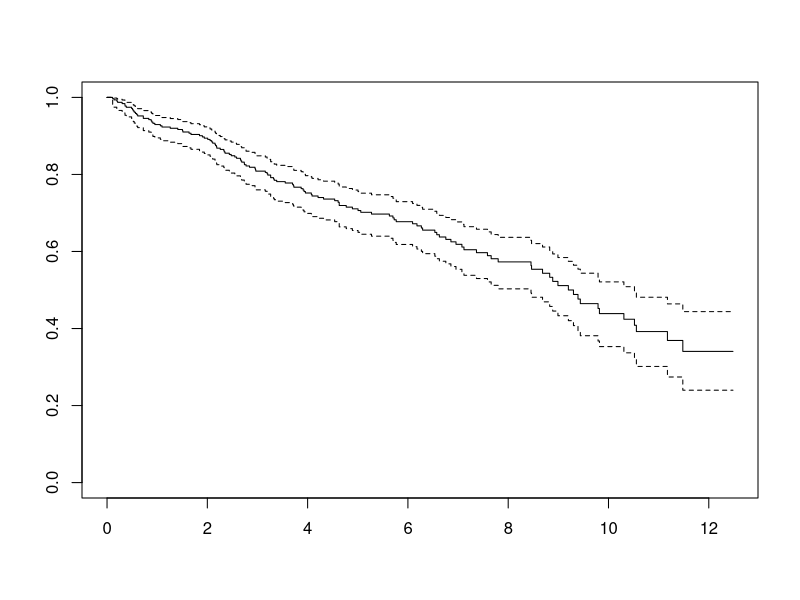
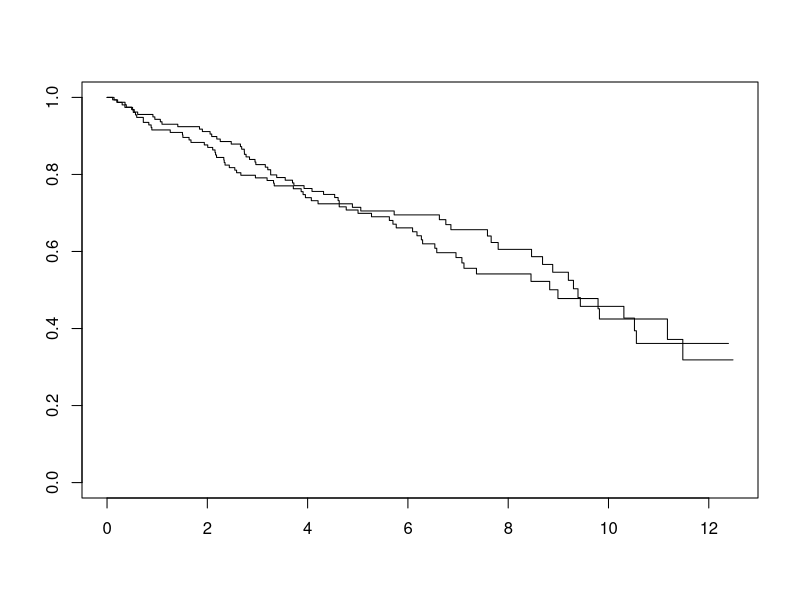
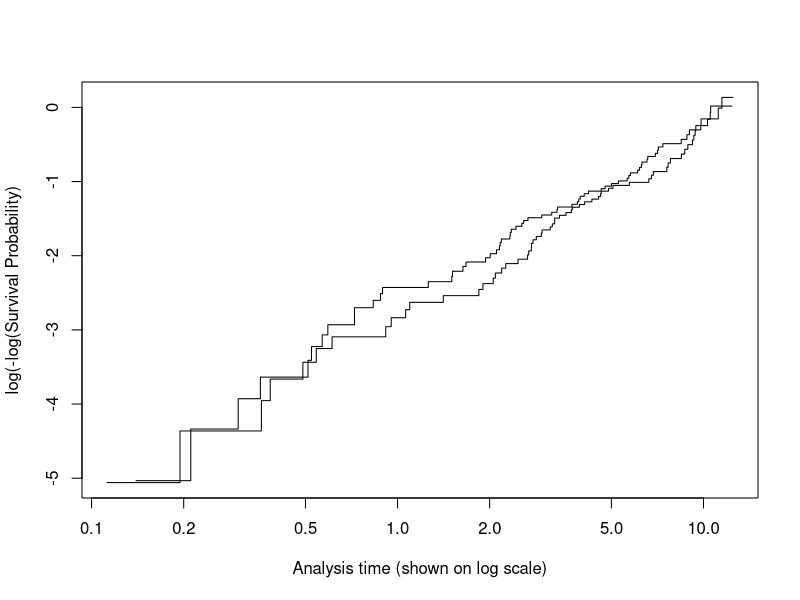
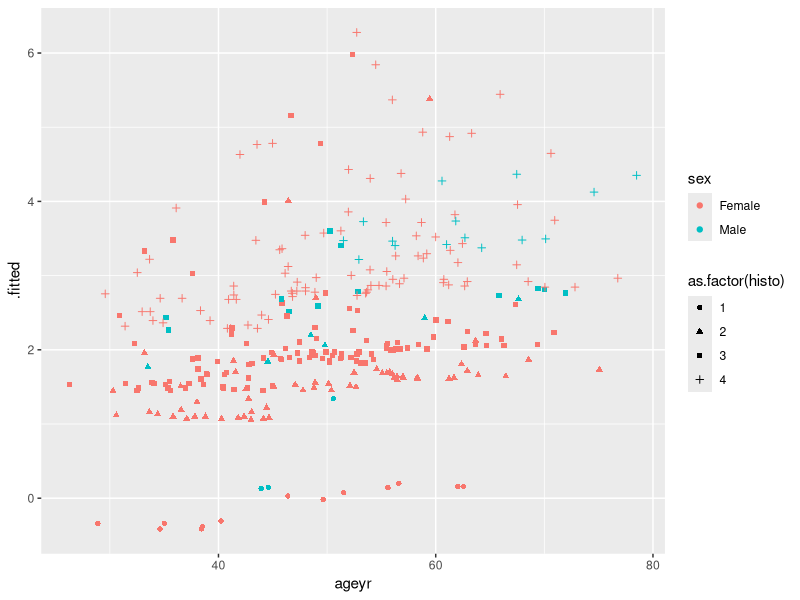
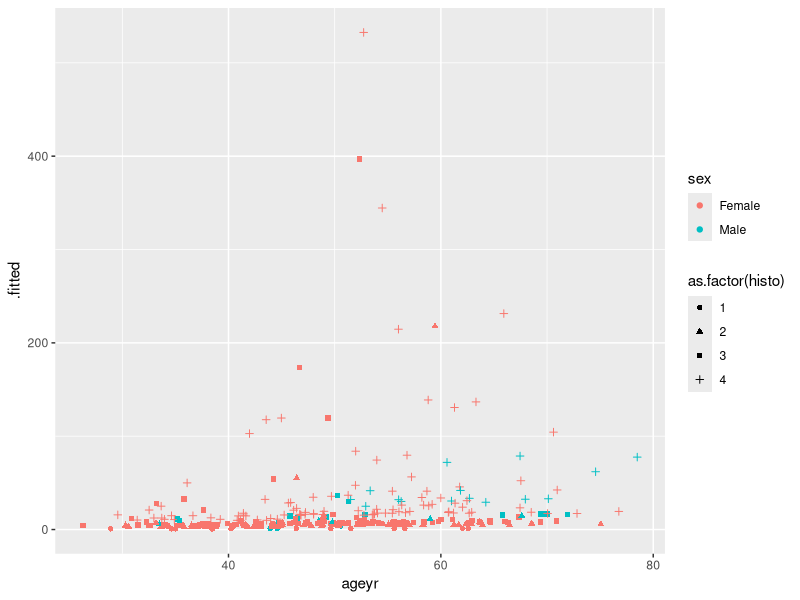
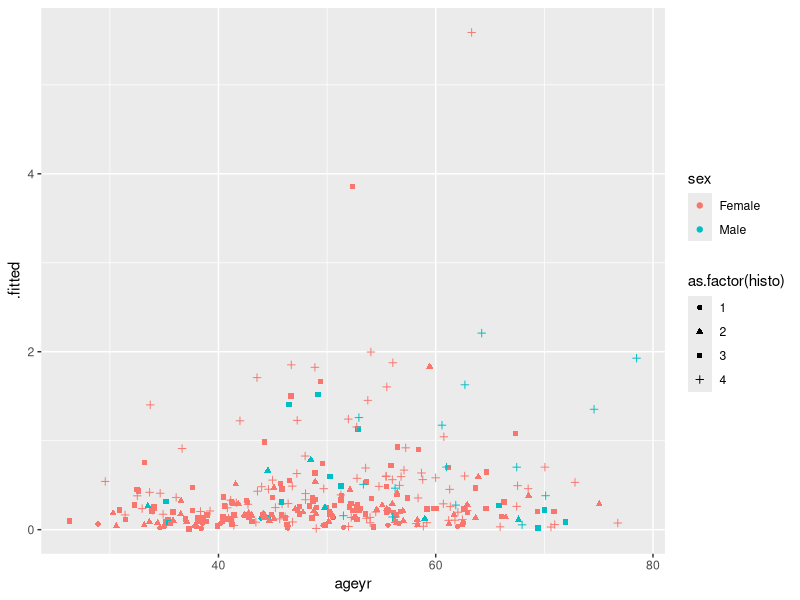
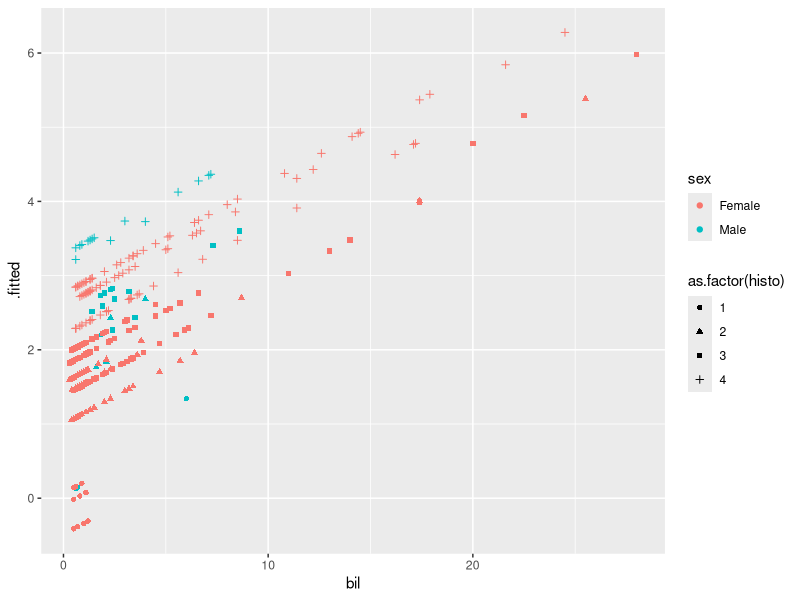
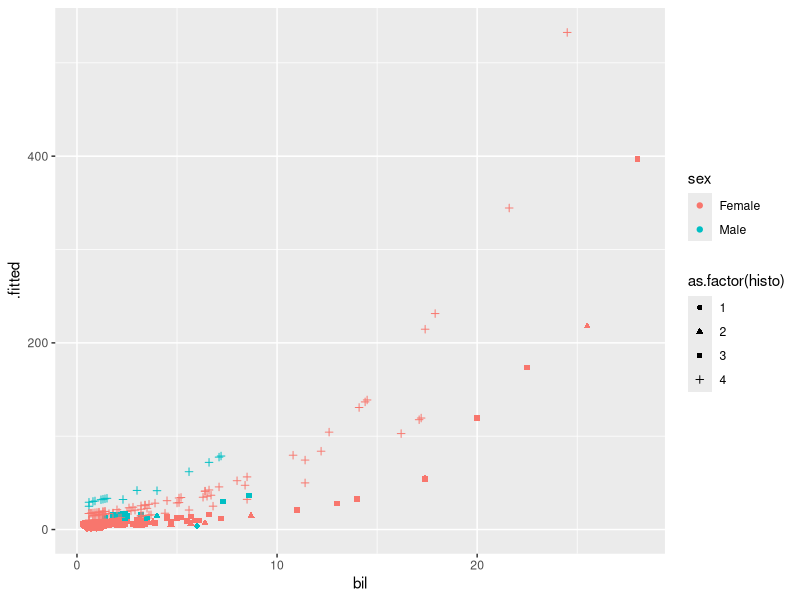

Source code (R) for these figures, in order:
#' ---
#' title: "140.623.01 - Statistical Methods in Public Health III"
#' subtitle: "Assignment 2: Survival in Primary Biliary Cirrhosis"
#' author: "Martin Skarzynski"
#' institute: Johns Hopkins School of Public Health
#' date: March 8, 2018
#' ---

#' ## Learning Objectives:

#' Students who successfully complete this section will be able to:
#' - To evaluate whether the drug DPCA prolongs life in patients.
#' - To identify baseline characteristics of patients which predict longer survival.
#' - Analyze the survival time data (without grouping) by the Kaplan-Meier estimate of the
#' survival function, the log- rank statistic, and Cox proportional hazards model.
#' - Check the estimated model for its consistency with the observed data; in particular, check
#' the proportional hazards assumption using the complementary log-log plot of the
#' estimated survival function.
#' - Summarize the findings for public health readers and document and archive the steps of
#' the statistical analysis by creating a script file in R.

#' 
#' ## Data Set:

#' Between January 1974 and May 1984, a double-blinded randomized trial on patients with primary biliary cirrhosis (PBC) of the liver was conducted at the Mayo clinic. A total of 312 patients were randomized to either receive the drug D-penicillin (DPCA) or a placebo. Patients were followed until they died from PBC or until censoring, either because of administrative censoring (withdrawn alive at end of study), death not attributable to PBC, liver transplantation, or loss to follow-up. At baseline, a large number of clinical, biochemical, serological and histologic measurements were recorded on each patient. This data set is a subset of the original data, and includes information on each patient's time to death or censoring, treatment, age, gender, serum bilirubin, and histologic disease stage (1-4).

#' The variables included in this dataset include:
#'- case: unique patient ID number
#'- sex: 0 = male, 1 = female (coded as "Female" and "Male" in the csv file rather than 0/1)
#'- drug: 0 = placebo, 1 = DPCA
#'- bil : serum bilirubin in mg/dl
#'- survyr: time (in years) to death or censoring
#'- death: indicator = 1 if patient died, 0 if censored
#'- ageyr: age in years [continuous variable]
#'- histo: histologic disease stage (1 - 4) [categorical variable]
#'- agecat: age categories, coded as "< 45 yrs", "45 - 55 yrs", and ">= 55 yrs"

#' Also included in the data set for your possible use are the following indicator (dummy) variables:
#' 
#' Age Indicators (indicator versions of agecat):
#' - agegr_2: 1 if patient is 45-55 years old, 0 otherwise
#' - agegr_3: 1 if patient is >= 55 years old, 0 otherwise
#' Histologic Stage Indicators:
#' - hstage2: 1 if patient is in Stage 2, 0 otherwise
#' - hstage3: 1 if patient is in Stage 3, 0 otherwise
#' - hstage4: 1 if patient is in Stage 4, 0 otherwise
#' 

#' The data are stored in the csv data set pbctrial.csv, which may be
#' downloaded from the course website.

#' ## Methods:

#' Use the data set described above and the appropriate statistical analyses to address the specific
#' learning objectives listed on the first page.
#' Hints: The hints shown below are based on a dataset with the name pbcData, read in with the
#' following code. In the following list of commands, if you want to look at differences by other
#' variables than drug, you should change the variable name! Create a new .R file to type/run your
#' commands so that you will have a record of your analysis.
library(readr)
pbcData = read_csv("pbctrial.csv")

#' a. Explore the data using descriptive statistics:
#'- table()
#'- prop.table()
#'- summary() etc

dim(pbcData)
str(pbcData)
summary(pbcData)
library(purrr, help)
map(pbcData, class)
round(prop.table(table(pbcData[c("death", "drug", "sex")])), 3)

#' b. Define a survival object, defining the time variable (survyr) and the event (death == 1).
#' To do this, you must first install and load the "survival" package:

# install.packages("survival")
library(survival)


## only run this the first time

pbcData$SurvObj = with(pbcData, Surv(survyr, death == 1))

#' c. Explore differences in time to death by different baseline variables using graphs and complementary log-log plots.

# estimate survival curves for entire sample
km.overall = survfit(SurvObj ~ 1, data = pbcData,
type="kaplan-meier", conf.type="log-log")
km.overall
summary(km.overall)
# estimate survival curves for drug group
km.drug = survfit(SurvObj ~ drug, data = pbcData,
type="kaplan-meier", conf.type="log-log")
km.drug
summary(km.drug)

# plot km curves
plot(km.overall)
plot(km.drug)
# log rank test for equality of survivor functions
survdiff(SurvObj ~ drug, data=pbcData)
# complimentary log-log plot
plot(km.drug, fun="cloglog", ylab="log(-log(Survival Probability)",
xlab="Analysis time (shown on log scale)")

#' d. Fit several Cox proportional hazards regression models to the ungrouped survival data:

model1 = coxph(SurvObj ~ drug, data = pbcData)
summary(model1)

model2 = coxph(SurvObj ~ sex + bil + as.factor(histo), data = pbcData)
summary(model2)

#' e. Save your R script file that documents and archives the steps of your statistical analysis.
#' This file will make your analysis "reproducible."
#' f. Summarize your findings in a brief report (less than two pages with at most one table and
#' one figure) as if for a biomedical/public health journal.
#' A suggested format is:
#' - Introduction - a few sentences about the research question(s)
#' - Data description - simple tabulations describing patient characteristics
#' - Results from multiple models that address question(s) (e.g., bivariate and multivariable)
#' - Graphical display that presents evidence in the data relevant to your scientific question.
#' 

#' ## Introduction 

#' Between January 1974 and May 1984 a double-blinded randomized trial on patients with primary biliary cirrhosis (PBC) of the liver was conducted at the Mayo clinic. A total of 312 patients were randomized to either receive the drug D-penicillimin (DPCA), or a placebo. Patients were followed until they died from PBC, or until censoring, either because of administrative censoring (withdrawn alive at end of study), death not attributable to PBC, liver transplantation, or loss to follow-up. At baseline clinical, biochemical, serological and histologic measurements were recorded on each patient. A sub-study was undertaken to test for increased survival amongst patients on the new treatment, and to investigate the association between survival and patients' age, gender, histologic stage of disease, and serum bilirubin level.

#' The research question that I will try to answer in this report is whether D-penicillin (DPCA), the drug tested in the PBC trial, provided any benefit for the patient population as a whole (n=312) and for sub-groups based on sex, age and disease stage. I hypothesize that the drug effect will not be different between the 3 age categories, but will depend on disease stage. In other wrods, I expect that there will be differences in time to death between the 4 disease stages, specifically that more advanced disease will be more difficult to treat, which will result in a shorter time to event. I will also assess whether bilirubin is a prognostic marker and whether drug benefit will differ among men versus women.
#' 

#' ## Data description 


#' There are a total of 312 patients and the median survival time was around 5 years. As for patient characteristics, the representation across age categories and disease stages appears to spread relatively evenly. The `age` and `survyr` variable appear to be normally distributed with a slight leftward skew. Interestingly, bilirubin is skewed highly to the left indicating that there are outliers with high bilirubin values.

#' 

#' ## Methods
#' Descriptive statistics were calculated to investigate sample characteristics. Kaplan-Meier estimates of the survivor functions for various sample sub-groupings were calculated. Simple Cox regression models were used to evaluate univariate associations between patient characteristics and survival. Multivariable Cox regression was used to examine the association between survival and multiple patient characteristics simultaneously. Serum bilirubin was the only continuous covariate in the regression models. Age was modeled as a categorical variable, based on tertiles in the sample, to allow for a non-linear relationship between age and the loghazard of death. Both Wald and likelihood ratio methods were used to test for the statistical significance of covariates in the final multiple proportional hazards model. Only predictors achieving statistical significance ($\alpha$ = .05) were included in the final multivariable model.
#' 

#' ## Study Enrollees
#' The sample consists of 312 patients with primary biliary cirrhosis enrolled from 1974 to 1984 at the Mayo Clinic in Rochester, MN. The sample is majority female (276 patients, 88%) with only 36 male patients (12%). The average patient age at enrollment was 50 years, and the sample age range was from 26 to 78 years. The majority (75%) of the patients were in a later stage of the disease (Histologic Stage 3 or 4) at the time of enrollment. Average serum bilirubin level among participants at time of enrollment was 3.3 mg/dl. At the time of this analysis, 125 patients (40%) had died from causes related to primary biliary cirrhosis. Results Patients in the drug group had 6% greater hazard ("risk") of death than those in the placebo group, but this result was not statistically significant (95% CI, -25% - 50%, p > .05).

#' 

#' Serum bilirubin level, patients age, and histologic stage of disease all had statistically significant ($\alpha$ = .05) positive univariate associations with the hazard of death. Males had 62% higher risk of death than females (95% CI 2% - 158%, p = .04). In a multivariable analysis, serum bilirubin level, gender, and histologic stage of disease were found to have statistically significant associations with patient survival. The hazard ratio associated with a 1 mg/dl increase in serum bilirubin level was 1.16 (95% CI 1.13 - 1.19), indicating that a patient's risk of death increases by 16% for each 1 mg/dl increase in serum bilirubin after adjustment for gender, disease stage and age. The hazard ratio of death for males relative to females was 1.70 (95% CI 1.05 - 2.74), indicating that males had a 70% increase in the hazard of death compared to otherwise similar females. Those patients in the highest stage (stage 4) of disease had greater than 14 times the adjusted risk (95% CI 2.01 - 107.40) of dying when compared to patients in the earliest stage (stage 1). Table 1 presents results from both the unadjusted and adjusted sets of analyses.

#' ## Graphical display 
#' I plotted cox model fitted values against ageyr and bil variables marking sex and disease stage (`histo`) with color and different symbols, respectively. 

#' ## Conclusions
#' DCPA was not found to be statistically significantly associated with increased survival in either univariate or multivariable analyses. As this was a randomized trial with 312 patients, we conclude that DPCA does not appear to be efficacious in the treatment of patients with primary biliary cirrhosis. While primary biliary cirrhosis is a disease that primarily affects females, the prognosis is significantly worse for males. Similarly, the risk of death is much worse for patients in later stages of the disease relative to those in the earlier stages. The results of this research suggest that improved screening techniques to identify the disease in affected patients early on, coupled with increased outreach to males at risk of developing PBC could result in a better overall prognosis for patients having this disease.
#' It is clear that all of the variables I picked are important in the final model although not all levels of the categorical variables were statistically significant. This work is only the beginning and more precise answers to the research questions discussed in the introduction will require further inspection with models more precisely adapted to each research question.
#' 

#' ## Results 
#' First, I decided to put all variables of interest into one model rather creating multiple models that address each of the above questions, because the instructions say to have at most one figure and one table. If any of the results are statistically significant, I can explore the question further with a more specific model in the future. First some basic exploratory data analysis will let me know if I am on the right track with the variables I have chosen. If there is no difference between the median survival times of the groups I am interested in, it will be unlikely that I will see anything significant in my model.

model3 = coxph(SurvObj ~ sex + bil + as.factor(histo) + as.factor(agecat), data = pbcData)
summary(model3)

model3 = coxph(SurvObj ~ sex + bil + as.factor(histo) + as.factor(agecat), data = pbcData)
summary(model3)
library(dplyr)
# install.packages("broom")
library(broom)
pbcData %>%
    group_by(sex, drug) %>%
    summarise(med_surv = median(survyr))
pbcData %>%
    group_by(agecat, drug) %>%
    summarise(med_surv = median(survyr))
pbcData %>%
    group_by(histo, drug) %>%
    summarise(med_surv = median(survyr))

#' From this initial analysis it looks like patients in the highest age category that were given placebo fare the worst. These results indicate that elderly patients my stand to benefit the most from taking the drug. Shockingly, men taking the drug appear to have a shorter survival time than with the drug, and do not survive as long as a women in general. Similarly, the drug appeared to have a negative effect on survival in patients with earliest stage of disease (histo = 1). Now I will take a similar approach to the data but using a cox model.

glance(model3)
aug <- augment(model3, pbcData)
risk_aug <- augment(model3, pbcData, type.predict = "risk")
exp_aug <- augment(model3, pbcData, type.predict = "expected")

par(mfrow=c(3,3))
## install.packages("ggplot2")
library(ggplot2)
ggplot(aug, aes(ageyr, .fitted, color = sex, shape = as.factor(histo))) + geom_point()
ggplot(risk_aug, aes(ageyr, .fitted, color = sex, shape = as.factor(histo))) + geom_point()
ggplot(exp_aug, aes(ageyr, .fitted, color = sex, shape = as.factor(histo))) + geom_point()

ggplot(aug, aes(bil, .fitted, color = sex, shape = as.factor(histo))) + geom_point()
ggplot(risk_aug, aes(bil, .fitted, color = sex, shape = as.factor(histo))) + geom_point()
ggplot(exp_aug, aes(bil, .fitted, color = sex, shape = as.factor(histo))) + geom_point()
